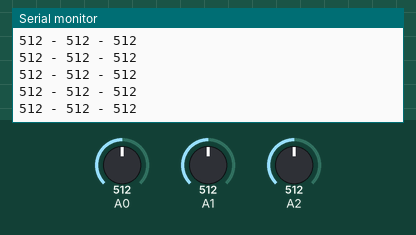
This sketch was run on a simulated Arduino Uno, built with avr-gcc and run on an emulated ATmega328P. Shown: the last lines printed to the serial monitor. The inputs (shaded band) are chosen by the test bench; at power-on: A0 = 512, A1 = 512, A2 = 512.

Above: at 1.2 s.
1.3 s: A0 set to 986
At 2.0 s:
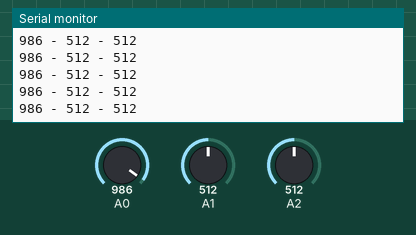
4.3 s: A0 set to 1015
At 5.3 s:
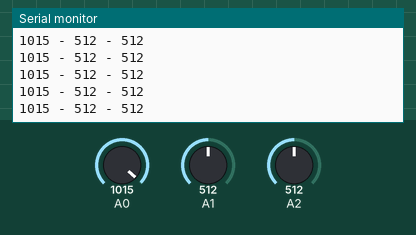
Timing chart, 0 to 7.3 s (numbered marks = the images above; inputs shaded):
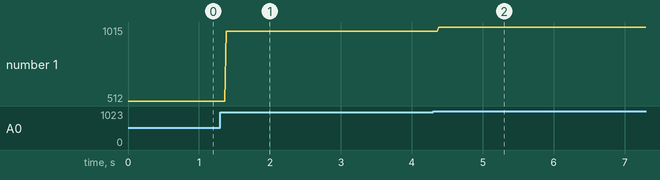

Measured:
- after the input at 1.3 s, the serial monitor: prints a new line after 0.08 s (image 1)
- after the input at 4.3 s, the serial monitor: prints a new line after 0.08 s (image 2)
- plotted number 1: 512 → 986 after the input at 1.3 s, 986 → 1015 after the input at 4.3 s

The sketch:

SensorTest.ino
```cpp
int threshhold = 900;
int anVal = 0;
int sens1 = 0;
int sens2 = 0;
int sens3 = 0;

void setup() {
	Serial.begin(9600);   //setup serial at given baud rate
}

void loop() {
  sens1 = analogRead(0);
  sens2 = analogRead(1);
  sens3 = analogRead(2);

  Serial.print(sens1);
  Serial.print(" - ");
  Serial.print(sens2);
  Serial.print(" - ");
  Serial.print(sens3);
  Serial.print("\n");

}
```
